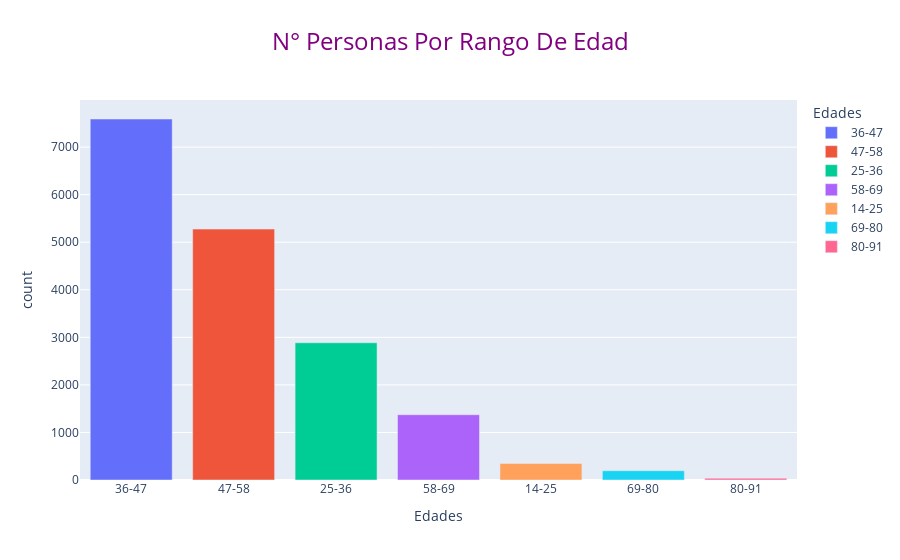

Here is the notebook cell this chart was saved with:
### Markdown cell above
# Gráfico 1

### Code cell
tabla1 = fin_anota[fin_anota['Patients Age'] > 0]
condiciones = [
    tabla1['Patients Age'].between(14, 25),
    tabla1['Patients Age'].between(25, 36),
    tabla1['Patients Age'].between(36, 47),
    tabla1['Patients Age'].between(47, 58),
    tabla1['Patients Age'].between(58, 69),
    tabla1['Patients Age'].between(69, 80),
    tabla1['Patients Age'].between(80, 91),
]
valores = ["14-25", "25-36", "36-47", "47-58", "58-69", "69-80", "80-91"]
tabla1["Edades"] = np.select(condiciones, valores)
Grafico1_count = tabla1['Edades'].value_counts().reset_index()
Grafico1_count.columns = ['Edades', 'count']
fig1 = px.bar(data_frame=Grafico1_count, x='Edades', y='count', title='Cantidad vs Edad', color='Edades')
fig1.update_layout(title={'text': 'N° Personas Por Rango De Edad', 'x': 0.5, 'xanchor': 'center','font': {'size': 24,'color': 'purple'}})
fig1

### Figure 1 — Plotly figure (JSON) as saved in the notebook; plotly's stock layout.template omitted (floating-point values rounded to 4 significant figures)
{"data": [{"alignmentgroup": "True", "hovertemplate": "Edades=%{x}<br>count=%{y}<extra></extra>", "legendgroup": "36-47", "marker": {"color": "#636efa", "pattern": {"shape": ""}}, "name": "36-47", "offsetgroup": "36-47", "orientation": "v", "showlegend": true, "textposition": "auto", "type": "bar", "x": ["36-47"], "xaxis": "x", "y": [7591], "yaxis": "y"}, {"alignmentgroup": "True", "hovertemplate": "Edades=%{x}<br>count=%{y}<extra></extra>", "legendgroup": "47-58", "marker": {"color": "#EF553B", "pattern": {"shape": ""}}, "name": "47-58", "offsetgroup": "47-58", "orientation": "v", "showlegend": true, "textposition": "auto", "type": "bar", "x": ["47-58"], "xaxis": "x", "y": [5276], "yaxis": "y"}, {"alignmentgroup": "True", "hovertemplate": "Edades=%{x}<br>count=%{y}<extra></extra>", "legendgroup": "25-36", "marker": {"color": "#00cc96", "pattern": {"shape": ""}}, "name": "25-36", "offsetgroup": "25-36", "orientation": "v", "showlegend": true, "textposition": "auto", "type": "bar", "x": ["25-36"], "xaxis": "x", "y": [2886], "yaxis": "y"}, {"alignmentgroup": "True", "hovertemplate": "Edades=%{x}<br>count=%{y}<extra></extra>", "legendgroup": "58-69", "marker": {"color": "#ab63fa", "pattern": {"shape": ""}}, "name": "58-69", "offsetgroup": "58-69", "orientation": "v", "showlegend": true, "textposition": "auto", "type": "bar", "x": ["58-69"], "xaxis": "x", "y": [1373], "yaxis": "y"}, {"alignmentgroup": "True", "hovertemplate": "Edades=%{x}<br>count=%{y}<extra></extra>", "legendgroup": "14-25", "marker": {"color": "#FFA15A", "pattern": {"shape": ""}}, "name": "14-25", "offsetgroup": "14-25", "orientation": "v", "showlegend": true, "textposition": "auto", "type": "bar", "x": ["14-25"], "xaxis": "x", "y": [348], "yaxis": "y"}, {"alignmentgroup": "True", "hovertemplate": "Edades=%{x}<br>count=%{y}<extra></extra>", "legendgroup": "69-80", "marker": {"color": "#19d3f3", "pattern": {"shape": ""}}, "name": "69-80", "offsetgroup": "69-80", "orientation": "v", "showlegend": true, "textposition": "auto", "type": "bar", "x": ["69-80"], "xaxis": "x", "y": [195], "yaxis": "y"}, {"alignmentgroup": "True", "hovertemplate": "Edades=%{x}<br>count=%{y}<extra></extra>", "legendgroup": "80-91", "marker": {"color": "#FF6692", "pattern": {"shape": ""}}, "name": "80-91", "offsetgroup": "80-91", "orientation": "v", "showlegend": true, "textposition": "auto", "type": "bar", "x": ["80-91"], "xaxis": "x", "y": [38], "yaxis": "y"}], "layout": {"barmode": "relative", "legend": {"title": {"text": "Edades"}, "tracegroupgap": 0}, "title": {"font": {"color": "purple", "size": 24}, "text": "N° Personas Por Rango De Edad", "x": 0.5, "xanchor": "center"}, "xaxis": {"anchor": "y", "categoryarray": ["36-47", "47-58", "25-36", "58-69", "14-25", "69-80", "80-91"], "categoryorder": "array", "domain": [0, 1], "title": {"text": "Edades"}}, "yaxis": {"anchor": "x", "domain": [0, 1], "title": {"text": "count"}}}}
